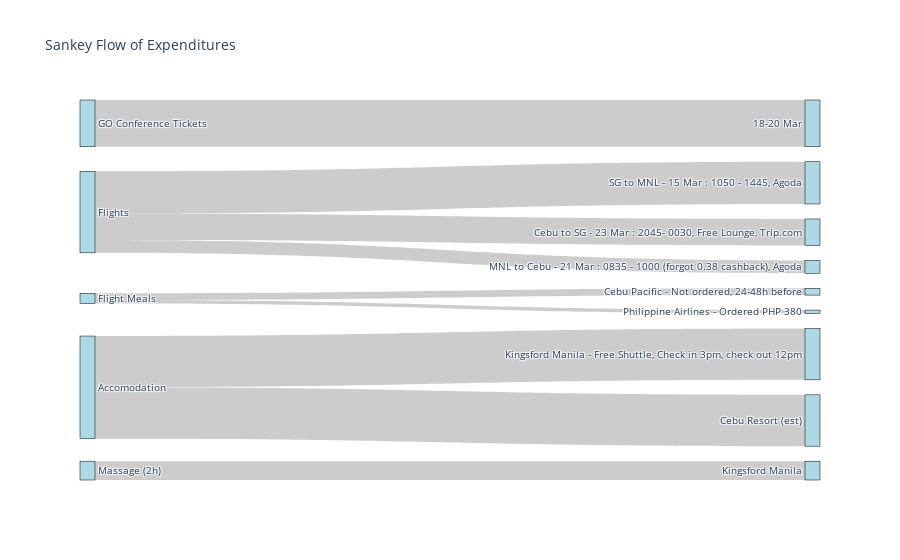

The cell this chart's notebook holds for it:
### Code cell
sources = df_nonzero['Holiday Expenditure Type']
targets = df_nonzero['Details and Date']

# Map labels to indices
all_nodes = list(pd.unique(sources.tolist() + targets.tolist()))
source_indices = [all_nodes.index(s) for s in sources]
target_indices = [all_nodes.index(t) for t in targets]
values = df_nonzero['SGD']

fig_sankey = go.Figure(data=[go.Sankey(
    node=dict(
        pad=15,
        thickness=15,
        line=dict(color="black", width=0.5),
        label=all_nodes,
        color="lightblue"
    ),
    link=dict(
        source=source_indices,
        target=target_indices,
        value=values
    )
)])
fig_sankey.update_layout(title_text="Sankey Flow of Expenditures", font_size=10)
fig_sankey.show()

### Figure 1 — Plotly figure (JSON) as saved in the notebook; plotly's stock layout.template omitted (floating-point values rounded to 4 significant figures)
{"data": [{"link": {"source": [0, 1, 1, 1, 2, 2, 2, 3, 3, 4], "target": [5, 6, 7, 8, 9, 10, 9, 11, 12, 13], "value": [136.6, 123.3, 37.36, 77.5, 10, 10, 10, 150, 150, 55]}, "node": {"color": "lightblue", "label": ["GO Conference Tickets", "Flights", "Flight Meals", "Accomodation", "Massage (2h)", "18-20 Mar", "SG to MNL - 15 Mar : 1050 - 1445, Agoda", "MNL to Cebu - 21 Mar : 0835 - 1000 (forgot 0.38 cashback), Agoda", "Cebu to SG - 23 Mar : 2045- 0030, Free Lounge, Trip.com", "Cebu Pacific - Not ordered, 24-48h before", "Philippine Airlines - Ordered PHP 380", "Kingsford Manila - Free Shuttle, Check in 3pm, check out 12pm", "Cebu Resort (est)", "Kingsford Manila"], "line": {"color": "black", "width": 0.5}, "pad": 15, "thickness": 15}, "type": "sankey"}], "layout": {"font": {"size": 10}, "title": {"text": "Sankey Flow of Expenditures"}}}
